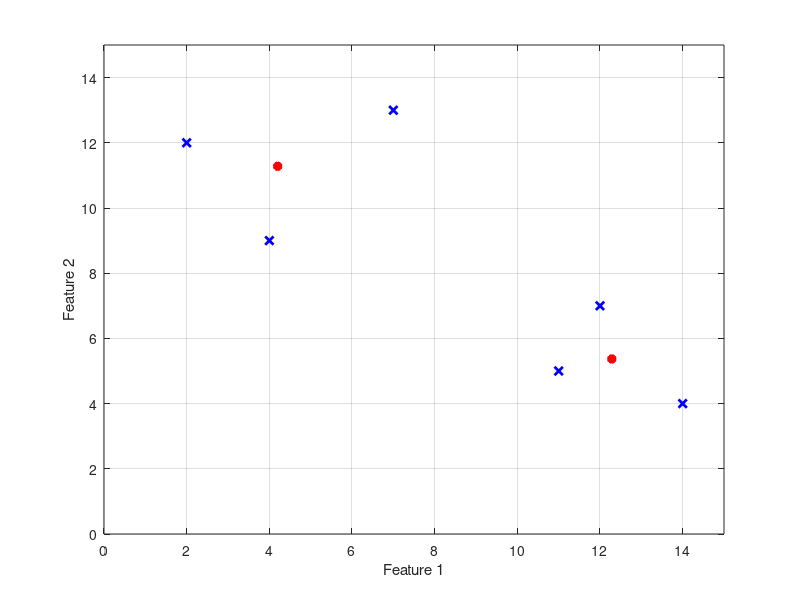

Recreate this plot in MATLAB.
 ## This demo:
 ##    - classifies a small set of unlabeled data points using
 ##      the Fuzzy C-Means algorithm into two fuzzy clusters
 ##    - plots the input points together with the cluster centers
 ##    - evaluates the quality of the resulting clusters using
 ##      three validity measures: the partition coefficient, the
 ##      partition entropy, and the Xie-Beni validity index
 ##
 ## Note: The input_data is taken from Chapter 13, Example 17 in
 ##       Fuzzy Logic: Intelligence, Control and Information, by
 ##       J. Yen and R. Langari, Prentice Hall, 1999, page 381
 ##       (International Edition). 

 ## Use fcm to classify the input_data.
 pkg load fuzzy-logic-toolkit 
 input_data = [2 12; 4 9; 7 13; 11 5; 12 7; 14 4];
 number_of_clusters = 2;
 [cluster_centers, soft_partition, obj_fcn_history] = fcm (input_data, number_of_clusters)
 
 ## Plot the data points as small blue x's.
 figure ('NumberTitle', 'off', 'Name', 'FCM Demo 1');
 for i = 1 : rows (input_data)
   plot (input_data(i, 1), input_data(i, 2), 'LineWidth', 2, 'marker', 'x', 'color', 'b');
   hold on;
 endfor

 ## Plot the cluster centers as larger red *'s.
 for i = 1 : number_of_clusters
   plot (cluster_centers(i, 1), cluster_centers(i, 2), 'LineWidth', 4, 'marker', '*', 'color', 'r');
   hold on;
 endfor

 ## Make the figure look a little better:
 ##    - scale and label the axes
 ##    - show gridlines
 xlim ([0 15]);
 ylim ([0 15]);
 xlabel ('Feature 1');
 ylabel ('Feature 2');
 grid
 hold
 
